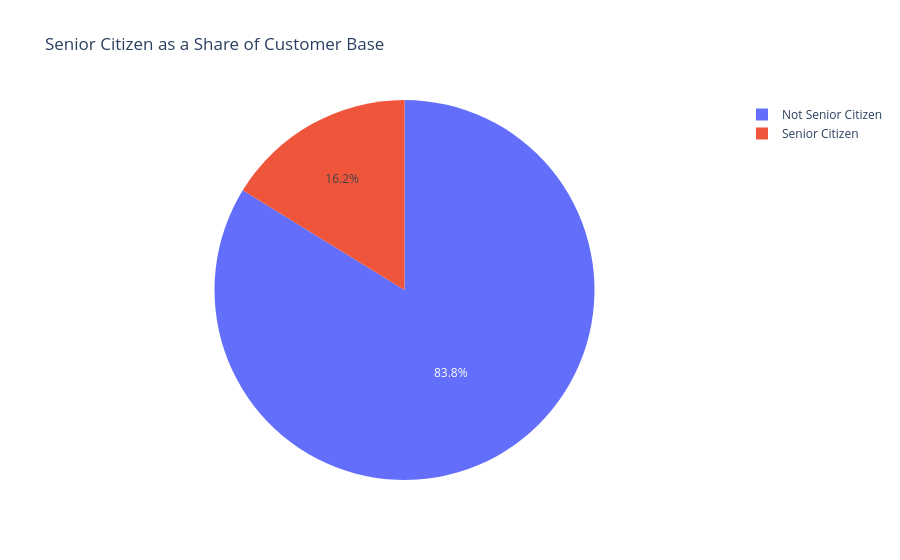

Source (notebook cell):
### Code cell
fig5 = px.pie (seniorcount , names = 'SeniorCitizen', values= 'Count', title='Senior Citizen as a Share of Customer Base')
fig5.show()

### Figure 1 — Plotly figure (JSON) as saved in the notebook; plotly's stock layout.template omitted (floating-point values rounded to 4 significant figures)
{"data": [{"domain": {"x": [0, 1], "y": [0, 1]}, "hovertemplate": "SeniorCitizen=%{label}<br>Count=%{value}<extra></extra>", "labels": ["Not Senior Citizen", "Senior Citizen"], "legendgroup": "", "name": "", "showlegend": true, "type": "pie", "values": [5901, 1142]}], "layout": {"legend": {"tracegroupgap": 0}, "title": {"text": "Senior Citizen as a Share of Customer Base"}}}
